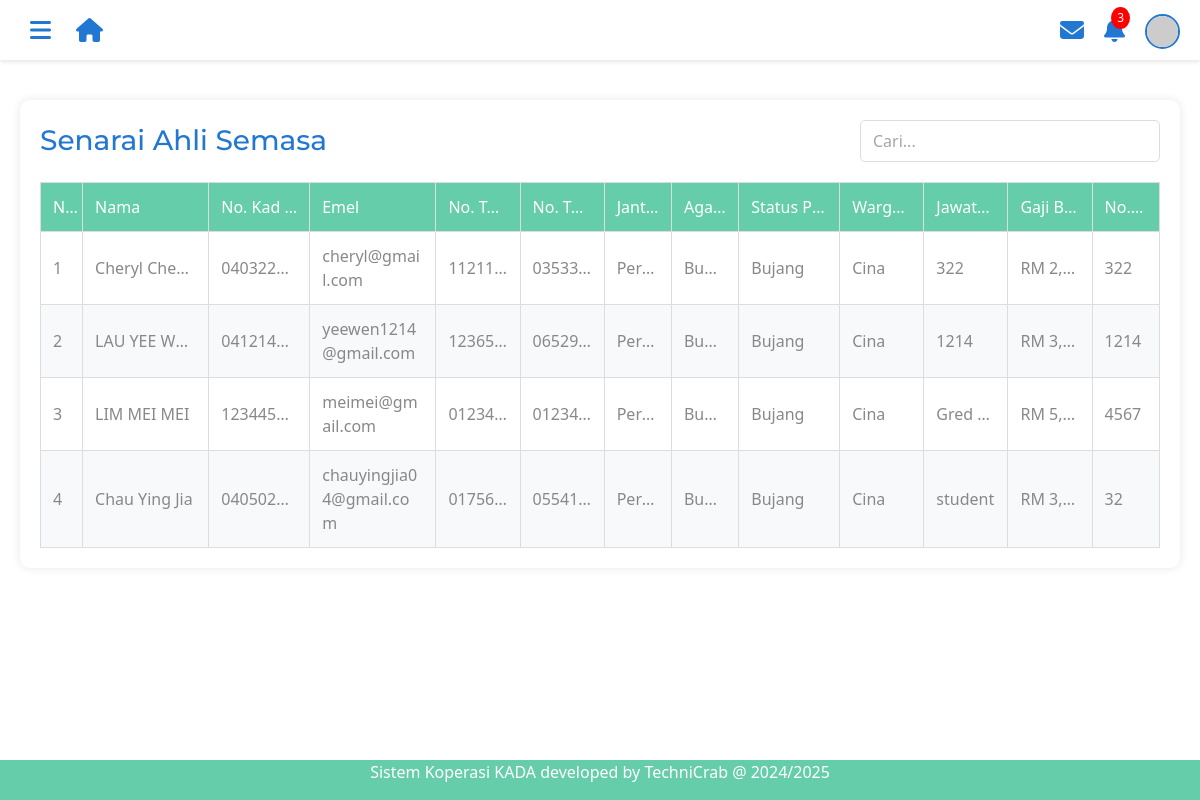
Page /senaraiahli.php on the earlier database version.
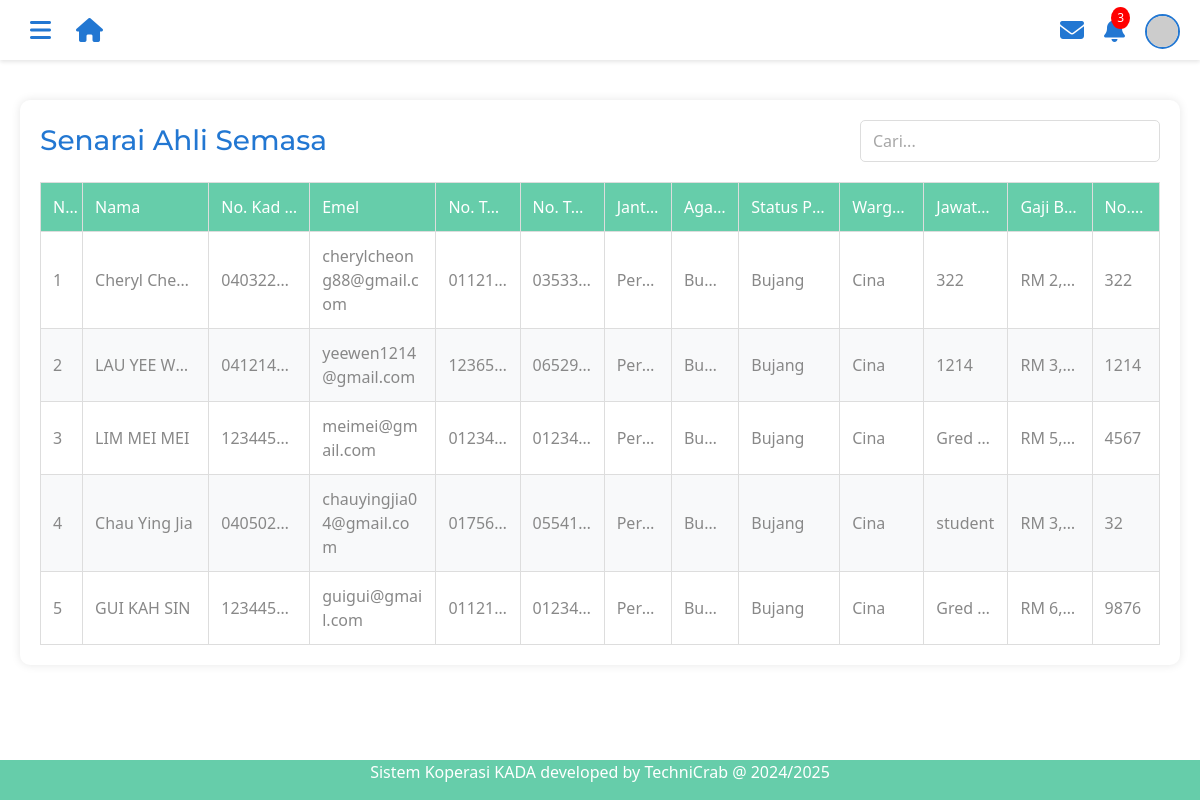
Same page on the later database version.
### tables this page shows
CREATE TABLE `tb_member` (
  `employeeID` int(4) NOT NULL,
  `memberName` varchar(255) NOT NULL,
  `email` varchar(255) DEFAULT NULL COMMENT 'Email address',
  `ic` varchar(20) NOT NULL,
  `maritalStatus` varchar(20) NOT NULL,
  `sex` varchar(10) DEFAULT NULL,
  `religion` varchar(50) DEFAULT NULL,
  `nation` varchar(50) DEFAULT NULL,
  `no_pf` varchar(50) DEFAULT NULL,
  `position` varchar(100) DEFAULT NULL COMMENT 'Job position',
  `phoneNumber` varchar(20) DEFAULT NULL COMMENT 'Primary contact number',
  `phoneHome` varchar(20) DEFAULT NULL COMMENT 'Home contact number',
  `monthlySalary` decimal(10,2) DEFAULT NULL COMMENT 'Monthly salary amount',
  `created_at` timestamp NOT NULL DEFAULT current_timestamp(),
  `updated_at` timestamp NOT NULL DEFAULT current_timestamp() ON UPDATE current_timestamp()
);

### senaraiahli.php (the view, shortened to what this page needs)
<!DOCTYPE html>
<html lang="en">
<head>
  <link href="css/bootstrap.min (1).css" rel="stylesheet">
  <link rel="stylesheet" href="https://cdnjs.cloudflare.com/ajax/libs/font-awesome/6.5.1/css/all.min.css">
</head>
<body>
<div class="main-header">
    <div class="header-left">
        <button class="menu-button" id="menuButton">
            <i class="fas fa-bars"></i>
        </button>
        <a href="adminmainpage.php" class="home-button">
            <i class="fas fa-home"></i>
        </a>
    </div>
    <div class="top-right-icons">
        <div class="icon-button">
            <i class="fas fa-envelope"></i>
        </div>
        <div class="icon-button">
            <i class="fas fa-bell"></i>
            <span class="notification-badge">3</span>
        </div>
        <div class="icon-button">
            <img src="https://randomuser.me/api/portraits/men/32.jpg" alt="Profile" class="profile-pic">
        </div>
    </div>
</div>
<div class="tables-container" style="margin-top: 80px; padding: 20px;">
    <div class="table-wrapper" style="width: 100%; background: white; padding: 20px; border-radius: 10px; box-shadow: 0 0 10px rgba(0,0,0,0.1);">
        <div class="table-header" style="display: flex; justify-content: space-between; align-items: center; margin-bottom: 20px;">
            <h3 style="color: rgb(34, 119, 210); margin: 0;">Senarai Ahli Semasa</h3>
            <div class="search-container">
                <input type="text" id="searchInput" class="form-control" style="width: 300px;" placeholder="Cari...">
            </div>
        </div>
        <div class="table-responsive">
            <table class="custom-table" id="dataTable">
                <thead>
                    <tr>
                        <th>No.</th>
                        <th>Nama</th>
                        <th>No. Kad Pengenalan</th>
                        <th>Emel</th>
                        <th>No. Telefon</th>
                        <th>No. Telefon Rumah</th>
                        <th>Jantina</th>
                        <th>Agama</th>
                        <th>Status Perkahwinan</th>
                        <th>Warganegara</th>
                        <th>Jawatan</th>
                        <th>Gaji Bulanan</th>
                        <th>No. PF</th>
                    </tr>
                </thead>
                <tbody>
                    <?php
                    include 'dbconnect.php';
                    $sql = "SELECT * FROM tb_member";
                    $result = mysqli_query($conn, $sql);
                    $counter = 1;
                    while ($row = mysqli_fetch_assoc($result)) {
                        echo "<tr>";
                        echo "<td>" . $counter++ . "</td>";
                        echo "<td>" . htmlspecialchars($row['memberName']) . "</td>";
                        echo "<td>" . htmlspecialchars($row['ic']) . "</td>";
                        echo "<td>" . htmlspecialchars($row['email']) . "</td>";
                        echo "<td>" . htmlspecialchars($row['phoneNumber']) . "</td>";
                        echo "<td>" . htmlspecialchars($row['phoneHome']) . "</td>";
                        echo "<td>" . htmlspecialchars($row['sex']) . "</td>";
                        echo "<td>" . htmlspecialchars($row['religion']) . "</td>";
                        echo "<td>" . htmlspecialchars($row['maritalStatus']) . "</td>";
                        echo "<td>" . htmlspecialchars($row['nation']) . "</td>";
                        echo "<td>" . htmlspecialchars($row['position']) . "</td>";
                        echo "<td>RM " . number_format($row['monthlySalary'], 2) . "</td>";
                        echo "<td>" . htmlspecialchars($row['no_pf']) . "</td>";
                        echo "</tr>";
                    }
                    ?>
                </tbody>
            </table>
        </div>
    </div>
</div>
<?php include 'footer.php';?>

Differences in the rows shown:
changed tb_member "Cheryl Che…": email "cheryl@gmail.com" → "cherylcheong88@gmail.com"; phoneNumber "11211…" → "01121…"
added tb_member: memberName "GUI KAH SIN", ic "123445…", email "guigui@gmail.com", phoneNumber "01121…", phoneHome "01234…", sex "Per…", religion "Bu…", maritalStatus "Bujang", nation "Cina", position "Gred 40", monthlySalary "6,…", no_pf "9876"
